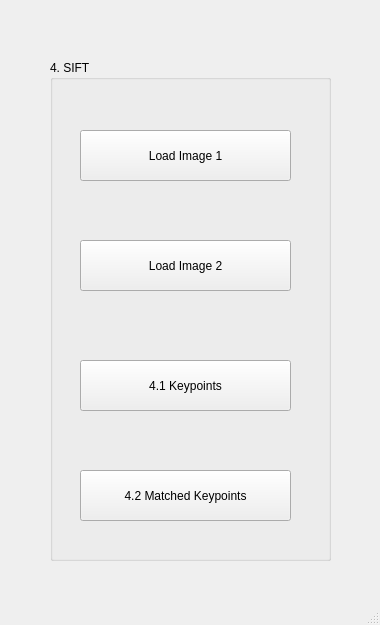
<?xml version="1.0" encoding="UTF-8"?>
<ui version="4.0">
 <class>MainWindow</class>
 <widget class="QMainWindow" name="MainWindow">
  <property name="geometry">
   <rect>
    <x>0</x>
    <y>0</y>
    <width>380</width>
    <height>625</height>
   </rect>
  </property>
  <property name="windowTitle">
   <string>2022 CvDl Hw1_04</string>
  </property>
  <widget class="QWidget" name="centralwidget">
   <widget class="QGroupBox" name="groupBoxSIFT">
    <property name="geometry">
     <rect>
      <x>50</x>
      <y>60</y>
      <width>281</width>
      <height>501</height>
     </rect>
    </property>
    <property name="title">
     <string>4. SIFT</string>
    </property>
    <widget class="QPushButton" name="pushButtonLoadImage1">
     <property name="geometry">
      <rect>
       <x>30</x>
       <y>70</y>
       <width>211</width>
       <height>51</height>
      </rect>
     </property>
     <property name="text">
      <string>Load Image 1</string>
     </property>
    </widget>
    <widget class="QPushButton" name="pushButtonShowKeypoints">
     <property name="geometry">
      <rect>
       <x>30</x>
       <y>300</y>
       <width>211</width>
       <height>51</height>
      </rect>
     </property>
     <property name="text">
      <string>4.1 Keypoints</string>
     </property>
    </widget>
    <widget class="QPushButton" name="pushButtonLoadImage2">
     <property name="geometry">
      <rect>
       <x>30</x>
       <y>180</y>
       <width>211</width>
       <height>51</height>
      </rect>
     </property>
     <property name="text">
      <string>Load Image 2</string>
     </property>
    </widget>
    <widget class="QPushButton" name="pushButtonShowMatchedKeypoints">
     <property name="geometry">
      <rect>
       <x>30</x>
       <y>410</y>
       <width>211</width>
       <height>51</height>
      </rect>
     </property>
     <property name="text">
      <string>4.2 Matched Keypoints</string>
     </property>
    </widget>
   </widget>
  </widget>
  <widget class="QStatusBar" name="statusbar"/>
 </widget>
 <resources/>
 <connections/>
</ui>
